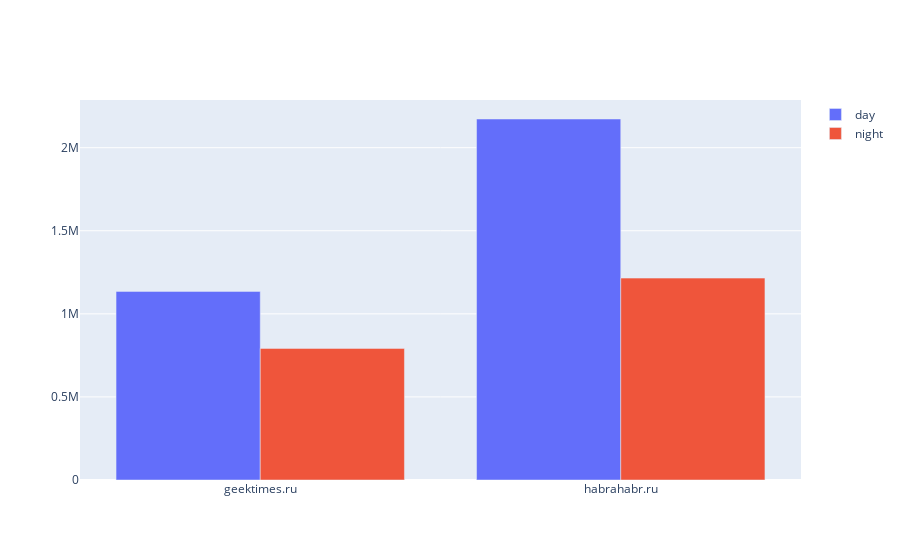

Notebook code cell kept with this figure:
### Code cell
df3=df[(df['hour']>= 9) & (df['hour']<= 18)]
daypublications_df=df3.groupby('domain')[['comments']].sum()

df4=df[(df['hour']<9) | (df['hour']> 18)]
nightpublications_df=df4.groupby('domain')[['comments']].sum()

trace0 = go.Bar(
    x=daypublications_df.index,
    y=daypublications_df.comments,
    name='day'
)

trace1 = go.Bar(
    x=nightpublications_df.index,
    y=nightpublications_df.comments,
    name='night'
)
data = [trace0, trace1]
fig = go.Figure(data=data)
iplot(fig, show_link=False)

### Figure 1 — Plotly figure (JSON) as saved in the notebook; plotly's stock layout.template omitted (floating-point values rounded to 4 significant figures)
{"data": [{"name": "day", "type": "bar", "x": ["geektimes.ru", "habrahabr.ru"], "y": [1135223, 2172779]}, {"name": "night", "type": "bar", "x": ["geektimes.ru", "habrahabr.ru"], "y": [792210, 1215100]}], "layout": {}}
